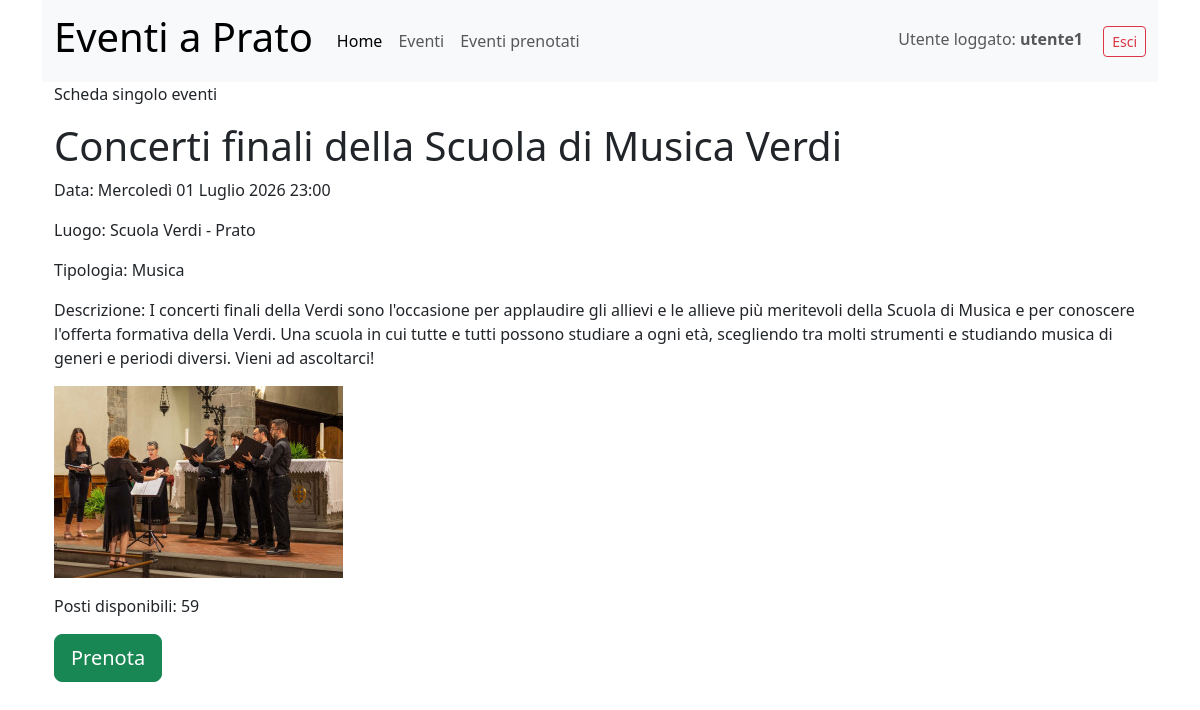
Before: /eventi/2/ (signed in) with the older database file.
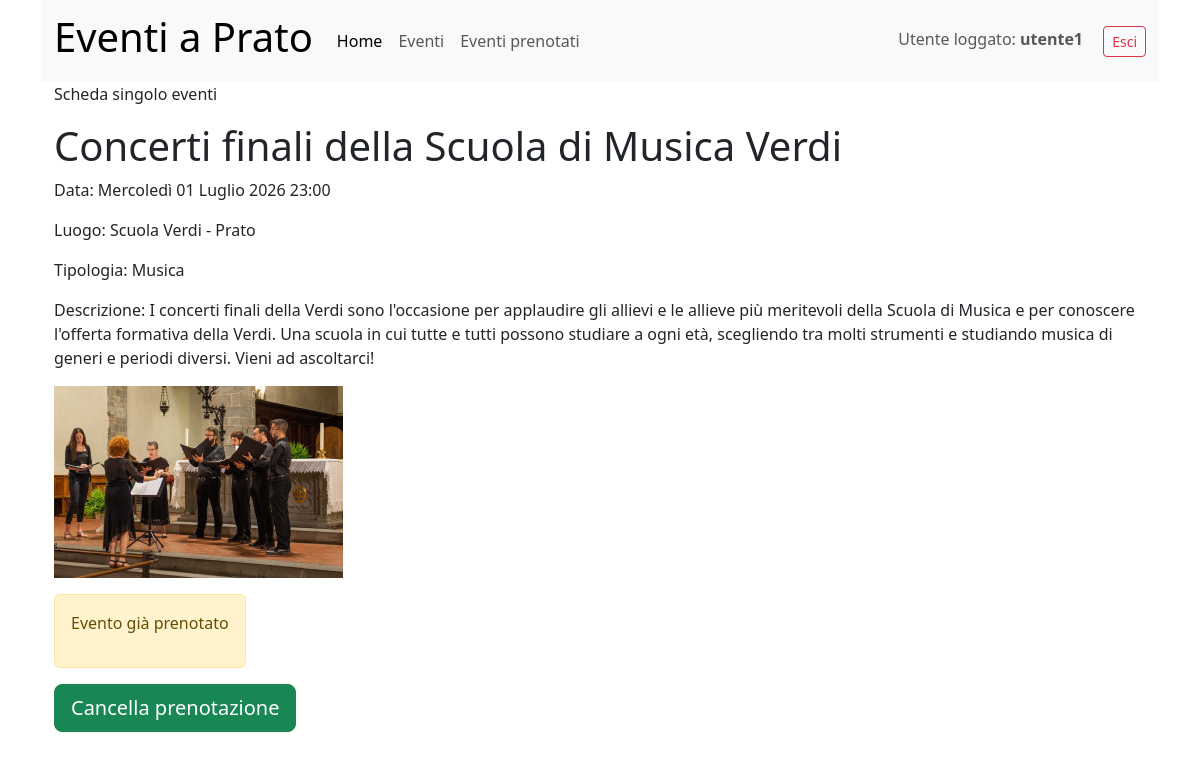
After: the same page with the newer database file.
### eventi_gestione/models.py (models this page shows, shortened)
class Eventi(models.Model):
    nome_evento = models.CharField(max_length=100)
    descrizione_evento = models.TextField()
    tipo_evento = models.ForeignKey(Tipologia,on_delete=models.CASCADE)
    luogo_evento = models.CharField(max_length=100)
    data_ora_evento = models.DateTimeField()
    immagine_evento = models.ImageField(upload_to='eventi/', blank=True, null=True)
    posti_prenotabili = models.PositiveIntegerField(null=True, blank=True)
    creatore = models.ForeignKey(CustomUser, on_delete=models.CASCADE, related_name='eventi_creati')

class Tipologia(models.Model):
    nome_tipo = models.CharField(max_length=100)
    def __str__(self):
        return self.nome_tipo

### eventi_pagine/views.py (the view)
# urls.py: path("eventi/<int:pk>/", EventDetailView.as_view(), name="evento"),
class EventDetailView(DetailView):
    model = Eventi
    template_name = "scheda_evento.html"
    context_object_name = 'evento'
    def get_context_data(self, **kwargs):
        context = super().get_context_data(**kwargs)
        prenotazione_on = False
        if self.request.user.is_authenticated:
            prenotazione_on = Prenotazione.objects.filter(
                utente=self.request.user,
                evento=self.get_object()
            ).exists()
        context['prenotazione_attiva'] = prenotazione_on
        return context

### eventi_pagine/templatetags/auth_extras.py (called while the page is built)
@register.filter(name='has_group')
def has_group(user, group_name):
    return user.groups.filter(name=group_name).exists()

### templates/scheda_evento.html (shortened to what this page needs)
{% extends "base.html" %}
{% load auth_extras %}
{% block content %}
    <p>Scheda singolo eventi</p>
    <h1>{{ evento.nome_evento }}</h1>
    <p>Data: {{ evento.data_ora_evento }}</p>
    <p>Luogo: {{ evento.luogo_evento}}</p>
    <p>Tipologia: {{ evento.tipo_evento}}</p>
    <p>Descrizione: {{ evento.descrizione_evento }}</p>
    {% if evento.immagine_evento %}
        <img src="{{ evento.immagine_evento.url }}">
    {% endif %}
    <p>
    {% if user.is_authenticated and not prenotazione_attiva and not user|has_group:"redattori" %}
        {% if evento.posti_prenotabili > 0 %}
            <p>Posti disponibili: {{ evento.posti_prenotabili}}</p>
            <form method="post" action="{% url 'prenota_evento' evento.id %}">
                <button type="submit" class="btn btn-success btn-lg">
                    Prenota
                </button>
            </form>
        {% else %}
            <button class="btn btn-secondary btn-lg" disabled>Posti Esauriti</button>
        {% endif %}
    {% elif prenotazione_attiva %}
        <div class="alert alert-warning d-inline-block">
            <p>Evento già prenotato</p>
        </div>
        <form method="post" action="{% url 'cancella_evento' evento.id %}">
            <button type="submit" class="btn btn-success btn-lg">
                Cancella prenotazione
            </button>
        </form>
    {% elif not user|has_group:"redattori" %}
         <div class="alert alert-warning d-inline-block">
            <a href="{% url 'login' %}?next={{ request.path }}" class="alert-link">Accedi</a> per poter prenotare questo evento.
        </div>
    {% endif %}
    </p>
{% endblock content %}

Changed rows visible on the page:
changed Eventi "Concerti finali della Scuola di Musica Verdi": posti_prenotabili "59" → (not shown)
Other visible differences:
text no longer shown: "Posti disponibili: Prenota"
text now shown: "Evento già prenotato Cancella prenotazione"
